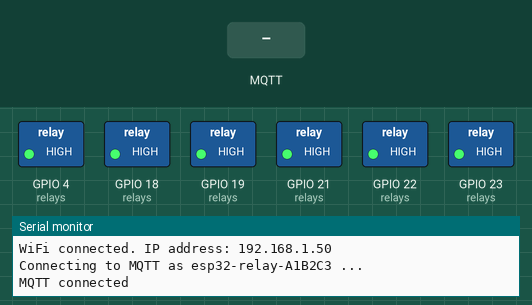
Recording of a sketch running on a simulated ESP32. Shown: switched loads named in the sketch (green lamp = pin HIGH), the last lines printed to the serial monitor. Inputs (shaded band) come from the test bench. WiFi joins after 1.5 s; servers stay silent unless stated; EEPROM starts erased; no MQTT or app messages arrive unless stated.

Above: at 3.8 s.
3.9 s: MQTT message "on" arrives on the first subscribed topic
At 4.2 s:
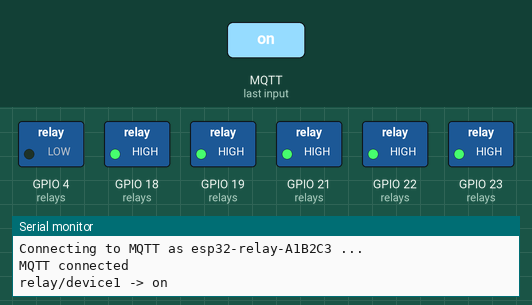
5.4 s: MQTT message "1" arrives on the second subscribed topic
At 6.5 s:
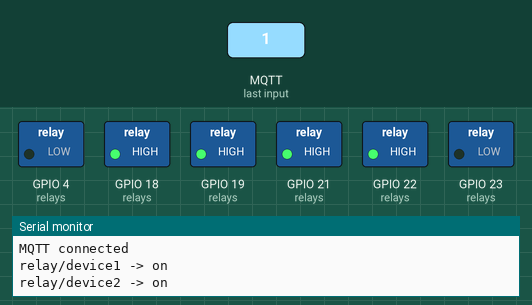
6.9 s: MQTT message "0" arrives on the first subscribed topic
At 7.7 s:
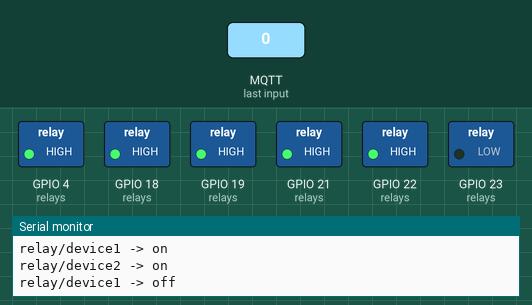
8.4 s: MQTT message "1" arrives on the third subscribed topic
At 8.8 s:
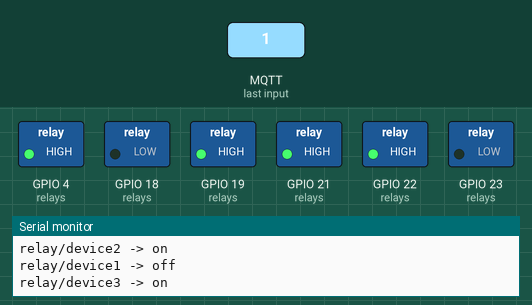
9.9 s: MQTT message "0" arrives on the second subscribed topic
At 11.2 s:
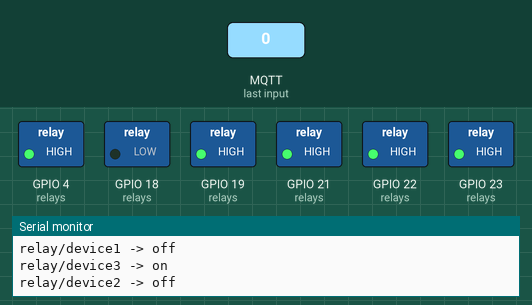
Timing chart, 0 to 12.4 s (numbered marks = the images above; inputs shaded):
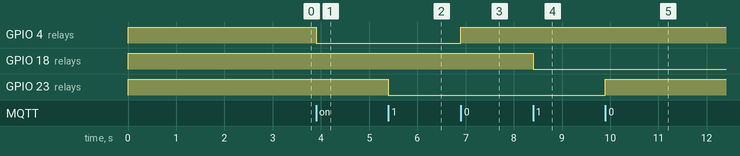

The sketch:

esp32_relay_mqtt.ino
```cpp
// Transport security. Set to 1 once your broker has TLS configured. The port
// follows this toggle automatically (1883 <-> 8883), which avoids the classic
// "TLS enabled but still pointed at the cleartext port" failure. Plain MQTT
// sends the broker username and password, and every relay command, in the
// clear -- readable and injectable by anyone on the path.
#define MQTT_USE_TLS 0

#include <WiFi.h>
#include <PubSubClient.h>
#include <Preferences.h>
#if MQTT_USE_TLS
#include <WiFiClientSecure.h>
#endif

// Replace with your network credentials
const char* ssid = "";  // Network SSID (name)
const char* password = "";  // Network password

// MQTT Broker details
const char* mqttServer = "";
const char* mqttUser = "";
const char* mqttPassword = "";

#if MQTT_USE_TLS
const int mqttPort = 8883;

// The broker is verified against this certificate -- there is no unverified
// fallback, so a MITM cannot impersonate your broker. Paste the CA that signed
// the broker's certificate (for a self-signed broker, its own certificate).
static const char MQTT_CA_CERT[] = R"EOF(
-----BEGIN CERTIFICATE-----
PASTE YOUR BROKER CA CERTIFICATE HERE
-----END CERTIFICATE-----
)EOF";

// Delete this line once a real certificate is pasted above.
#define MQTT_CA_CERT_IS_PLACEHOLDER 1

#ifdef MQTT_CA_CERT_IS_PLACEHOLDER
#error "MQTT_USE_TLS is 1: paste your broker's CA certificate into MQTT_CA_CERT, then delete the MQTT_CA_CERT_IS_PLACEHOLDER line."
#endif
#else
const int mqttPort = 1883;
#endif

// Initialize the WiFi and MQTT client objects
#if MQTT_USE_TLS
WiFiClientSecure espClient;
#else
WiFiClient espClient;
#endif
PubSubClient client(espClient);

// MQTT client ID. A broker permits one connection per client ID and evicts the
// existing session when a second client presents the same one, so a shared
// literal like "ESP32Client" lets a second board -- or anyone who can reach the
// broker -- kick this device off at will. Derived from the factory MAC, which
// is unique per device and stable across reboots and reflashes.
char clientId[24];

#define FW_VERSION "2026.7.0"

// Liveness topics. status is the Last Will payload as well: the broker
// publishes "0" retained if this board drops off without a clean disconnect,
// so subscribers can tell "off" from "not there".
const char* STATUS_TOPIC = "relay/status";
const char* VERSION_TOPIC = "relay/version";

// One entry per relay channel. Every topic string lives in this table and
// nowhere else, so the MQTT contract has a single source of truth.
struct Relay {
  uint8_t pin;             // GPIO driving the relay (active LOW)
  const char* cmdTopic;    // topic this channel listens on
  const char* stateTopic;  // topic this channel reports its state on
  const char* nvsKey;      // Preferences key holding the persisted state
  bool on;                 // current state
};

// REWIRE REQUIRED: Device2 moved from GPIO5 to GPIO23. GPIO5 is an ESP32
// strapping pin -- it is sampled at reset and emits a PWM burst at boot, so a
// relay module loading or pulling it down can stop the board booting. GPIO23
// has no strapping or boot-glitch behaviour.
Relay relays[] = {
  { 4,  "relay/device1", "relay/device1/state", "d1", false },
  { 23, "relay/device2", "relay/device2/state", "d2", false },
  { 18, "relay/device3", "relay/device3/state", "d3", false },
  { 19, "relay/device4", "relay/device4/state", "d4", false },
  { 21, "relay/device5", "relay/device5/state", "d5", false },
  { 22, "relay/device6", "relay/device6/state", "d6", false },
};
const size_t RELAY_COUNT = sizeof(relays) / sizeof(relays[0]);

// Variable to enable or disable state saving
const bool saveState = true;

// Persisted relay state. NVS wear-levels internally and skips the write when
// the stored value already matches, unlike the raw EEPROM emulation this
// replaces (whose commit() erased a full 4 KB sector unconditionally).
Preferences prefs;

// Longest command payload we accept. Payloads are copied into a fixed stack
// buffer so no heap allocation happens per message; anything longer than this
// is rejected outright rather than truncated (truncating "onwards" to "on"
// would actuate a relay the sender never asked for).
const size_t MAX_PAYLOAD = 16;

// Reconnect backoff: start at 1s and cap at 20s so a reconnect never feels
// stuck. An auth rejection backs off much further -- retrying bad credentials
// every second is pointless and keeps fail2ban-style broker lockouts alive.
const unsigned long RECONNECT_MIN_MS = 1000;
const unsigned long RECONNECT_MAX_MS = 20000;
const unsigned long RECONNECT_AUTH_MS = 60000;

// Detect a dead link reasonably fast and keep NAT mappings alive.
const uint16_t MQTT_KEEPALIVE_S = 45;

// How often to re-issue a Wi-Fi association attempt while disconnected.
const unsigned long WIFI_RETRY_MS = 10000;

// Commands are events, not state: a retained command republished by the broker
// on every (re)subscribe would re-actuate relays on each reconnect. PubSubClient
// does not expose the retain flag to the callback, but retained messages are
// delivered immediately after SUBSCRIBE, so inbound commands are ignored for a
// short settling window. The authoritative boot state comes from NVS instead.
// Trade-off: a command published within this window of a reconnect is dropped.
const unsigned long RETAINED_SETTLE_MS = 1500;

unsigned long lastConnectAttempt = 0;
unsigned long reconnectDelayMs = RECONNECT_MIN_MS;
unsigned long lastWifiAttempt = 0;
bool wifiWasConnected = false;
unsigned long subscribedAt = 0;
bool settling = false;

// NOTE: every function definition must stay below the type definitions above.
// The Arduino preprocessor auto-generates prototypes and injects them ahead of
// the first function in the file, so a function defined before `struct Relay`
// makes the generated `applyRelay(const Relay&)` prototype fail to compile.
void buildClientId() {
  uint8_t mac[6];
  WiFi.macAddress(mac);
  snprintf(clientId, sizeof(clientId), "esp32-relay-%02X%02X%02X", mac[3], mac[4], mac[5]);
}

// Drive the relay hardware to match r.on. Relay modules are active LOW.
void applyRelay(const Relay& r) {
  digitalWrite(r.pin, r.on ? LOW : HIGH);
}

// Report a relay's state, retained so a subscriber learns it on connect
// instead of waiting for the next change. PubSubClient publishes at QoS 0
// only; the LWT below is the one publish that carries QoS 1.
void publishState(const Relay& r) {
  if (client.connected()) {
    client.publish(r.stateTopic, r.on ? "on" : "off", true);
  }
}

// Apply a new state to a relay, persisting it only when it actually changed.
// The previous code wrote and committed on every inbound message -- one full
// flash sector erase each -- so a chatty publisher (or a hostile one) could
// exhaust the flash endurance in a few hours.
void setRelay(Relay& r, bool on) {
  if (r.on == on) {
    return;
  }
  r.on = on;
  applyRelay(r);
  Serial.printf("%s -> %s\n", r.cmdTopic, on ? "on" : "off");
  if (saveState) {
    prefs.putBool(r.nvsKey, on);
  }
  publishState(r);
}

// Strip leading and trailing whitespace in place.
char* trimWhitespace(char* s) {
  while (*s != '\0' && isspace((unsigned char)*s)) {
    s++;
  }
  char* end = s + strlen(s);
  while (end > s && isspace((unsigned char)end[-1])) {
    end--;
  }
  *end = '\0';
  return s;
}

// Parse a command payload into a boolean. Accepts on/off, 1/0 and true/false
// in any case. Returns false when the payload is not a recognised command so
// the caller can reject it -- an unparsed payload must never fall through to a
// default that actuates a relay.
bool parseOnOff(const char* s, bool& out) {
  if (strcasecmp(s, "on") == 0 || strcmp(s, "1") == 0 || strcasecmp(s, "true") == 0) {
    out = true;
    return true;
  }
  if (strcasecmp(s, "off") == 0 || strcmp(s, "0") == 0 || strcasecmp(s, "false") == 0) {
    out = false;
    return true;
  }
  return false;
}

// Callback function for MQTT subscription
void callback(char* topic, byte* message, unsigned int length) {
  // Drop the retained backlog the broker replays right after SUBSCRIBE.
  if (settling) {
    if (millis() - subscribedAt < RETAINED_SETTLE_MS) {
      Serial.printf("Ignoring replayed retained message on %s\n", topic);
      return;
    }
    settling = false;
  }

  // An empty payload is how brokers and tools clear a retained topic (MQTT
  // Explorer's "delete topic", history clearing). It is never a command.
  if (length == 0) {
    Serial.printf("Ignoring empty payload on %s\n", topic);
    return;
  }

  if (length >= MAX_PAYLOAD) {
    Serial.printf("Ignoring oversized payload (%u bytes) on %s\n", length, topic);
    return;
  }

  char raw[MAX_PAYLOAD];
  memcpy(raw, message, length);
  raw[length] = '\0';
  char* payload = trimWhitespace(raw);

  bool desired;
  if (!parseOnOff(payload, desired)) {
    Serial.printf("Ignoring unrecognised command '%s' on %s\n", payload, topic);
    return;
  }

  for (size_t i = 0; i < RELAY_COUNT; i++) {
    if (strcmp(topic, relays[i].cmdTopic) == 0) {
      setRelay(relays[i], desired);
      return;
    }
  }

  Serial.printf("No relay bound to topic %s\n", topic);
}

// Non-blocking Wi-Fi maintenance. setup() used to spin in a while loop with no
// timeout, so a board powered on while the AP was down never reached loop() at
// all and stayed inert until the network happened to come back.
bool ensureWifi() {
  if (WiFi.status() == WL_CONNECTED) {
    if (!wifiWasConnected) {
      wifiWasConnected = true;
      Serial.print("WiFi connected. IP address: ");
      Serial.println(WiFi.localIP());
    }
    return true;
  }

  if (wifiWasConnected) {
    wifiWasConnected = false;
    Serial.println("WiFi connection lost.");
  }

  unsigned long now = millis();
  if (now - lastWifiAttempt >= WIFI_RETRY_MS) {
    lastWifiAttempt = now;
    Serial.println("WiFi not connected; retrying association...");
    WiFi.disconnect();
    WiFi.begin(ssid, password);
  }
  return false;
}

// Turn PubSubClient's state() code into something greppable in a serial log.
// "it randomly disconnects" is a 30-second diagnosis with this line present.
const char* mqttStateName(int state) {
  switch (state) {
    case MQTT_CONNECTION_TIMEOUT:      return "connection timeout";
    case MQTT_CONNECTION_LOST:         return "connection lost";
    case MQTT_CONNECT_FAILED:          return "TCP connect failed";
    case MQTT_DISCONNECTED:            return "disconnected";
    case MQTT_CONNECTED:               return "connected";
    case MQTT_CONNECT_BAD_PROTOCOL:    return "broker rejected protocol version";
    case MQTT_CONNECT_BAD_CLIENT_ID:   return "broker rejected client ID";
    case MQTT_CONNECT_UNAVAILABLE:     return "broker unavailable";
    case MQTT_CONNECT_BAD_CREDENTIALS: return "bad username or password";
    case MQTT_CONNECT_UNAUTHORIZED:    return "not authorized";
    default:                           return "unknown";
  }
}

// Subscriptions do not survive a reconnect, so this runs on every connect.
bool subscribeAll() {
  bool ok = true;
  for (size_t i = 0; i < RELAY_COUNT; i++) {
    // QoS 1 for commands. A failed SUBSCRIBE used to pass silently, leaving
    // the board connected and apparently healthy while ignoring every command.
    if (!client.subscribe(relays[i].cmdTopic, 1)) {
      Serial.printf("SUBSCRIBE FAILED for %s\n", relays[i].cmdTopic);
      ok = false;
    }
  }
  // Open the window during which replayed retained commands are ignored.
  subscribedAt = millis();
  settling = true;
  return ok;
}

// One connection attempt. Returns true on success. Never blocks longer than
// the underlying socket timeout, so it is safe to call from loop().
bool mqttConnect() {
  Serial.printf("Connecting to MQTT as %s ...\n", clientId);

  // Register the Last Will so an ungraceful drop is visible to subscribers.
  if (!client.connect(clientId, mqttUser, mqttPassword,
                      STATUS_TOPIC, 1, true, "0")) {
    int st = client.state();
    Serial.printf("MQTT connect failed: state %d (%s)\n", st, mqttStateName(st));

    if (st == MQTT_CONNECT_BAD_CREDENTIALS || st == MQTT_CONNECT_UNAUTHORIZED) {
      Serial.println("Not authorized -- check credentials. Retrying slowly.");
      reconnectDelayMs = RECONNECT_AUTH_MS;
    } else {
      unsigned long next = reconnectDelayMs * 2;
      reconnectDelayMs = next > RECONNECT_MAX_MS ? RECONNECT_MAX_MS : next;
    }
    return false;
  }

  Serial.println("MQTT connected");

  // Subscribe before announcing liveness: a session that cannot receive
  // commands must not advertise itself as up. A clean disconnect does not
  // fire the Last Will, so status would otherwise be stuck at "1".
  if (!subscribeAll()) {
    Serial.println("Dropping session because a subscription failed.");
    client.disconnect();
    unsigned long next = reconnectDelayMs * 2;
    reconnectDelayMs = next > RECONNECT_MAX_MS ? RECONNECT_MAX_MS : next;
    return false;
  }

  reconnectDelayMs = RECONNECT_MIN_MS;

  // Re-announce liveness and the full relay snapshot on every connect, not
  // just the first, so subscribers resync after any drop.
  client.publish(STATUS_TOPIC, "1", true);
  client.publish(VERSION_TOPIC, FW_VERSION, true);

  for (size_t i = 0; i < RELAY_COUNT; i++) {
    publishState(relays[i]);
  }
  return true;
}

void setup() {
  Serial.begin(115200);

  // Open the NVS namespace holding the persisted relay states
  if (saveState) {
    prefs.begin("relay", false);
  }

  // Park every relay OFF *before* the pad becomes an output. pinMode(OUTPUT)
  // drives the reset-default LOW, and these modules are active LOW, so doing
  // this in the other order pulses all six loads on at every boot, brownout
  // and watchdog reset. Writing the output register first means the pin drives
  // HIGH the instant it is enabled.
  for (size_t i = 0; i < RELAY_COUNT; i++) {
    digitalWrite(relays[i].pin, HIGH);
    pinMode(relays[i].pin, OUTPUT);
    digitalWrite(relays[i].pin, HIGH);
  }

  // Load saved states from NVS (defaults to off on a fresh device)
  if (saveState) {
    for (size_t i = 0; i < RELAY_COUNT; i++) {
      relays[i].on = prefs.getBool(relays[i].nvsKey, false);
    }
  }

  // Set initial relay states
  for (size_t i = 0; i < RELAY_COUNT; i++) {
    applyRelay(relays[i]);
  }

  // Connect to Wi-Fi
  WiFi.mode(WIFI_STA);
  buildClientId();
  Serial.printf("MQTT client ID: %s\n", clientId);

  // The SSID is deliberately not logged -- anyone with a serial console (or a
  // USB cable and thirty seconds) should not get a free read of the network
  // this board is joined to.
  Serial.println("Starting Wi-Fi association...");
  WiFi.setAutoReconnect(true);
  WiFi.begin(ssid, password);
  lastWifiAttempt = millis();

  // Configure the MQTT client. Connecting is left to loop() so that an
  // unreachable AP or broker at power-on can never stall startup.
#if MQTT_USE_TLS
  espClient.setCACert(MQTT_CA_CERT);
  Serial.println("MQTT transport: TLS, broker certificate verified");
#else
  Serial.println("MQTT transport: PLAINTEXT -- credentials and commands are");
  Serial.println("readable on the network. Set MQTT_USE_TLS to 1 when able.");
#endif
  client.setServer(mqttServer, mqttPort);
  client.setCallback(callback);
  client.setKeepAlive(MQTT_KEEPALIVE_S);
}

void loop() {
  // Relays hold their restored state while offline; nothing here actuates.
  if (!ensureWifi()) {
    delay(10);  // yield to the scheduler instead of spinning on the retry timer
    return;
  }

  // Re-establish the broker session after a drop. Without this the board went
  // deaf permanently on the first blip -- relays frozen in their last state
  // until someone power-cycled it.
  if (!client.connected()) {
    unsigned long now = millis();
    if (now - lastConnectAttempt >= reconnectDelayMs) {
      lastConnectAttempt = now;
      mqttConnect();
    }
    delay(10);  // yield to the scheduler while waiting out the backoff
    return;
  }

  client.loop();
}
```

Measured:
- after the input at 3.9 s, GPIO 4 (relays): HIGH → LOW at once
- after the input at 5.4 s, GPIO 23 (relays): HIGH → LOW at once
- after the input at 6.9 s, GPIO 4 (relays): LOW → HIGH at once
- after the input at 8.4 s, GPIO 18 (relays): HIGH → LOW at once
- after the input at 9.9 s, GPIO 23 (relays): LOW → HIGH at once
